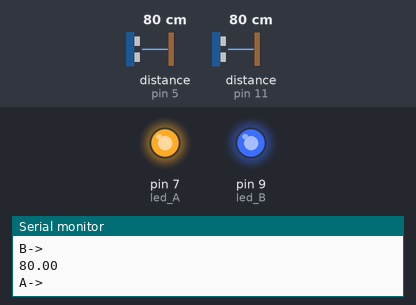
The sketch below on a simulated Arduino Uno, built with avr-gcc and run on an emulated ATmega328P. Parts: output pins drawn as LEDs (lit = HIGH), the last lines printed to the serial monitor. Inputs (shaded band) come from the test bench; at power-on: distance to the obstacle (sensors on pin 5, pin 11) 80 cm. The echo pulse lasts 58.3 µs per cm.

Above: at 1.2 s.
1.3 s: distance to the obstacle (sensor on pin 5) set to 9 cm
2.8 s: distance to the obstacle (sensor on pin 5) set to 6 cm
At 3.1 s:
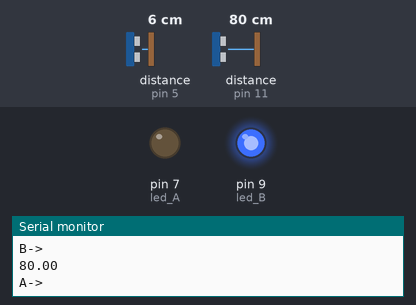
4.3 s: distance to the obstacle (sensor on pin 11) set to 9 cm
5.8 s: distance to the obstacle (sensor on pin 11) set to 6 cm
At 6.2 s:
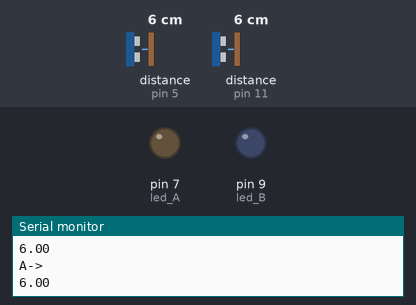
7.3 s: distance to the obstacle (sensor on pin 5) set to 299 cm
At 8.0 s:
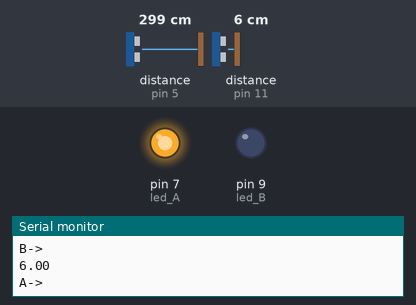
8.8 s: distance to the obstacle (sensor on pin 5) set to 2 cm
At 9.9 s:
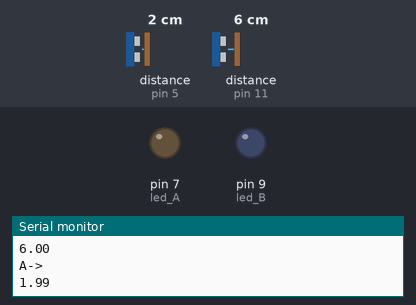
Timing chart, 0 to 11.3 s (numbered marks = the images above; inputs shaded):
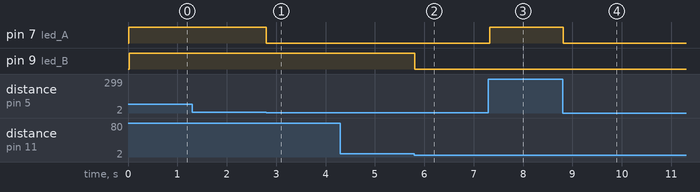

Measured:
- the behaviour switches between 8 and 7 cm on distance to the obstacle (sensor on pin 5) (found by bisection; images 0 and 1)
- the behaviour switches between 8 and 7 cm on distance to the obstacle (sensor on pin 11) (found by bisection; images 1 and 2)
- after the input at 2.8 s, pin 7 (led_A): HIGH → LOW at once
- after the input at 5.8 s, pin 9 (led_B): HIGH → LOW at once
- after the input at 7.3 s, pin 7 (led_A): LOW → HIGH at once
- after the input at 8.8 s, pin 7 (led_A): HIGH → LOW at once

The sketch:

sensor-ultrasonico-pebolim.ino
```cpp
#include <Ultrasonic.h>

#define TRIGGER_PIN_A  4
#define ECHO_PIN_A     5

#define TRIGGER_PIN_B  10
#define ECHO_PIN_B     11

int led_A=7;
int led_B=9;

Ultrasonic ultrasonicGol_A(TRIGGER_PIN_A, ECHO_PIN_A);
Ultrasonic ultrasonicGol_B(TRIGGER_PIN_B, ECHO_PIN_B);

void setup()
{
  Serial.begin(9600);
  pinMode(led_A, OUTPUT);
  pinMode(led_B, OUTPUT);
}

float getGol_B(){
  float cmMsec;
  long microsec = ultrasonicGol_B.timing();

  cmMsec = ultrasonicGol_B.convert(microsec, Ultrasonic::CM);

  return cmMsec;
}

float getGol_A(){
  float cmMsec;
  long microsec = ultrasonicGol_A.timing();

  cmMsec = ultrasonicGol_A.convert(microsec, Ultrasonic::CM);

  return cmMsec;
}

void Gol_A(){
  Serial.println("A->");
  Serial.println(getGol_A());
  if(getGol_A()>7){
    digitalWrite(led_A, HIGH);

  }
  else{
    digitalWrite(led_A, LOW);
  }

}

void Gol_B(){
  Serial.println("B->");
  Serial.println(getGol_B());
  if(getGol_B()>7){
    digitalWrite(led_B, HIGH);

  }
  else{
    digitalWrite(led_B, LOW);
  }

}

void loop()
{

  Gol_A();
  Gol_B();

}
```
